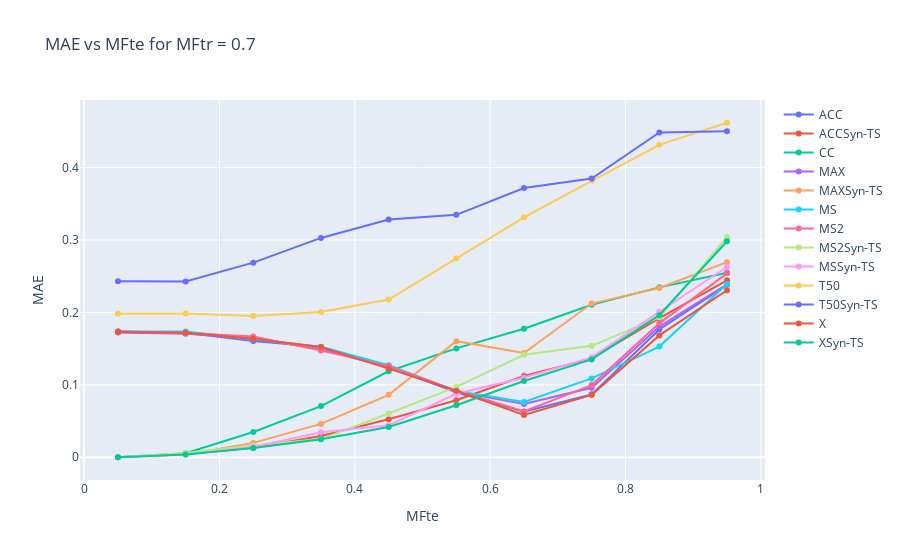

The notebook cell saved with this chart:
### Code cell
import plotly.graph_objects as go
import ipywidgets as widgets
from IPython.display import display, clear_output


mftr_dropdown = widgets.Dropdown(
    options=grouped['MFtr'].unique(),
    description='MFtr:'
)

mftr_dropdown.value = grouped['MFtr'].unique()[0]

def update_plot(change):
    selected_mftr = mftr_dropdown.value
    filtered_data = grouped[grouped['MFtr'] == selected_mftr]

    fig = go.Figure()
    for qnt_val in filtered_data['Qnt'].unique():
        qnt_data = filtered_data[filtered_data['Qnt'] == qnt_val]
        fig.add_trace(go.Scatter(x=qnt_data['MFte'], y=qnt_data['MAE'], mode='lines+markers', name=qnt_val))

    fig.update_layout(title=f'MAE vs MFte for MFtr = {selected_mftr}',
                      xaxis_title='MFte',
                      yaxis_title='MAE')

    clear_output(wait=True)
    display(fig)
    display(mftr_dropdown)



mftr_dropdown.observe(update_plot, names='value')
display(mftr_dropdown)
update_plot(None)

### Figure 1 — Plotly figure (JSON) as saved in the notebook; plotly's stock layout.template omitted (floating-point values rounded to 4 significant figures)
{"data": [{"mode": "lines+markers", "name": "ACC", "type": "scatter", "x": [0.05, 0.15, 0.25, 0.35, 0.45, 0.55, 0.65, 0.75, 0.85, 0.95], "y": [0.1738, 0.1719, 0.1606, 0.1522, 0.1249, 0.08968, 0.06286, 0.08683, 0.1765, 0.2381]}, {"mode": "lines+markers", "name": "ACCSyn-TS", "type": "scatter", "x": [0.05, 0.15, 0.25, 0.35, 0.45, 0.55, 0.65, 0.75, 0.85, 0.95], "y": [0.0, 0.004603, 0.01317, 0.02937, 0.05238, 0.07873, 0.1122, 0.1365, 0.1921, 0.2443]}, {"mode": "lines+markers", "name": "CC", "type": "scatter", "x": [0.05, 0.15, 0.25, 0.35, 0.45, 0.55, 0.65, 0.75, 0.85, 0.95], "y": [0.0, 0.005556, 0.03492, 0.07063, 0.1187, 0.1503, 0.1775, 0.2106, 0.2346, 0.2548]}, {"mode": "lines+markers", "name": "MAX", "type": "scatter", "x": [0.05, 0.15, 0.25, 0.35, 0.45, 0.55, 0.65, 0.75, 0.85, 0.95], "y": [0.1724, 0.1706, 0.1643, 0.1492, 0.1241, 0.09063, 0.07349, 0.09587, 0.1805, 0.2387]}, {"mode": "lines+markers", "name": "MAXSyn-TS", "type": "scatter", "x": [0.05, 0.15, 0.25, 0.35, 0.45, 0.55, 0.65, 0.75, 0.85, 0.95], "y": [0.0, 0.003968, 0.01984, 0.04603, 0.08619, 0.1603, 0.144, 0.2122, 0.2337, 0.2694]}, {"mode": "lines+markers", "name": "MS", "type": "scatter", "x": [0.05, 0.15, 0.25, 0.35, 0.45, 0.55, 0.65, 0.75, 0.85, 0.95], "y": [0.1738, 0.1737, 0.1629, 0.1525, 0.1271, 0.09159, 0.07635, 0.1089, 0.1529, 0.2392]}, {"mode": "lines+markers", "name": "MS2", "type": "scatter", "x": [0.05, 0.15, 0.25, 0.35, 0.45, 0.55, 0.65, 0.75, 0.85, 0.95], "y": [0.1738, 0.1714, 0.1667, 0.1473, 0.1259, 0.09206, 0.06333, 0.09968, 0.1849, 0.254]}, {"mode": "lines+markers", "name": "MS2Syn-TS", "type": "scatter", "x": [0.05, 0.15, 0.25, 0.35, 0.45, 0.55, 0.65, 0.75, 0.85, 0.95], "y": [0.0, 0.005714, 0.01635, 0.02508, 0.06048, 0.09714, 0.1414, 0.1538, 0.1932, 0.304]}, {"mode": "lines+markers", "name": "MSSyn-TS", "type": "scatter", "x": [0.05, 0.15, 0.25, 0.35, 0.45, 0.55, 0.65, 0.75, 0.85, 0.95], "y": [0.0, 0.00381, 0.01413, 0.03444, 0.04413, 0.08762, 0.1097, 0.1379, 0.201, 0.2627]}, {"mode": "lines+markers", "name": "T50", "type": "scatter", "x": [0.05, 0.15, 0.25, 0.35, 0.45, 0.55, 0.65, 0.75, 0.85, 0.95], "y": [0.1986, 0.1986, 0.1949, 0.2005, 0.2178, 0.2749, 0.3313, 0.3817, 0.4314, 0.4619]}, {"mode": "lines+markers", "name": "T50Syn-TS", "type": "scatter", "x": [0.05, 0.15, 0.25, 0.35, 0.45, 0.55, 0.65, 0.75, 0.85, 0.95], "y": [0.2432, 0.2429, 0.2687, 0.3029, 0.3283, 0.3348, 0.3717, 0.3849, 0.4484, 0.4502]}, {"mode": "lines+markers", "name": "X", "type": "scatter", "x": [0.05, 0.15, 0.25, 0.35, 0.45, 0.55, 0.65, 0.75, 0.85, 0.95], "y": [0.1729, 0.1721, 0.1635, 0.1522, 0.1224, 0.09175, 0.05825, 0.08603, 0.1683, 0.2306]}, {"mode": "lines+markers", "name": "XSyn-TS", "type": "scatter", "x": [0.05, 0.15, 0.25, 0.35, 0.45, 0.55, 0.65, 0.75, 0.85, 0.95], "y": [0.0, 0.003651, 0.0127, 0.02476, 0.04175, 0.0719, 0.1052, 0.1351, 0.1962, 0.2983]}], "layout": {"title": {"text": "MAE vs MFte for MFtr = 0.7"}, "xaxis": {"title": {"text": "MFte"}}, "yaxis": {"title": {"text": "MAE"}}}}
